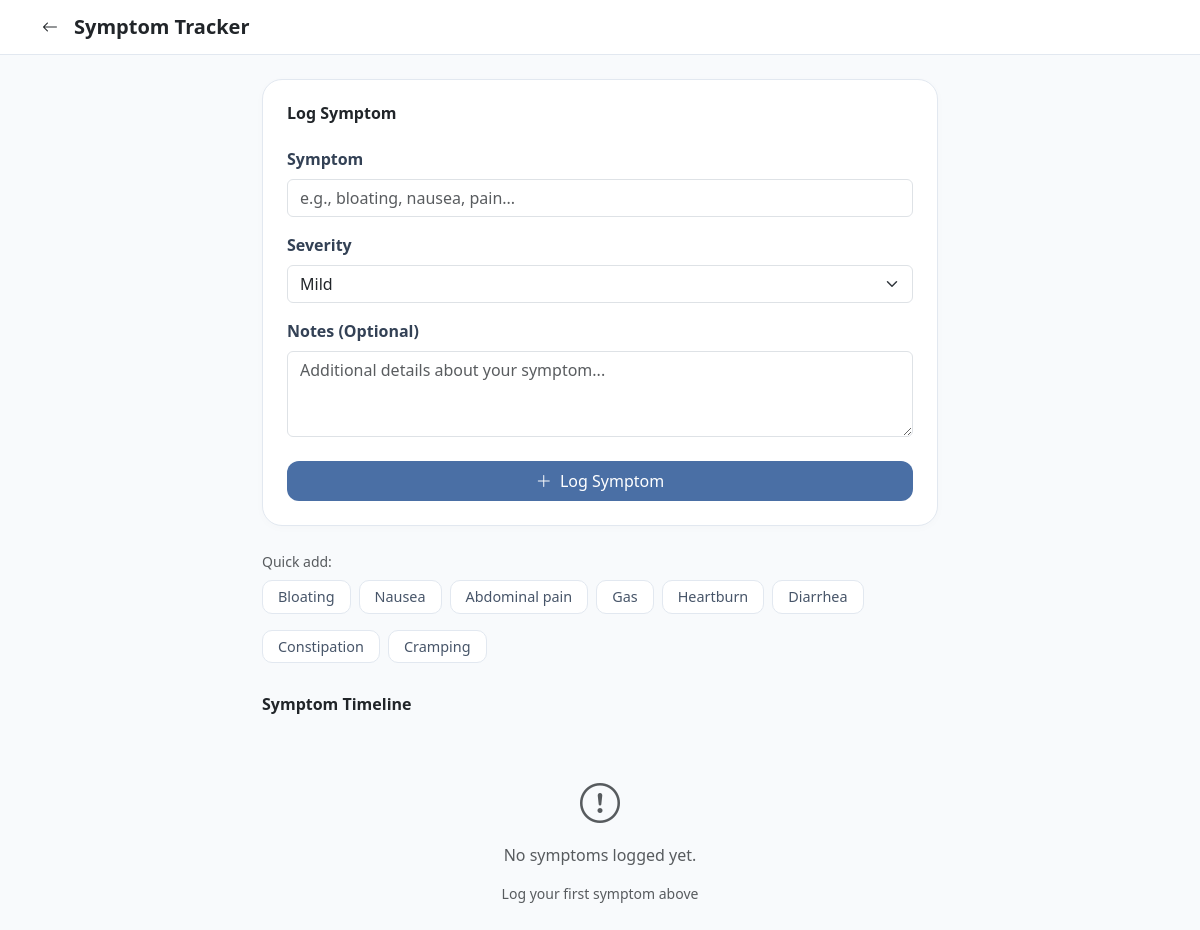
/view_symptoms (signed in), run on an earlier commit of the app's database.
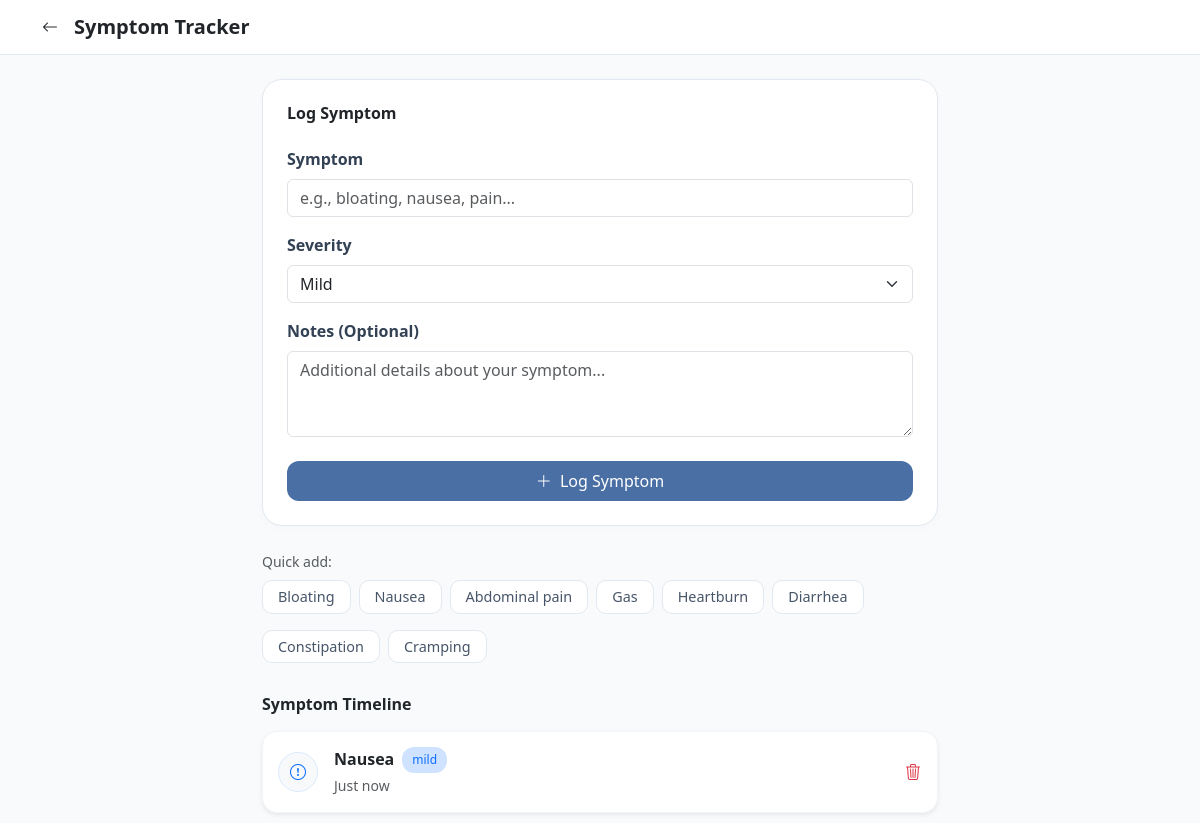
And on a later commit of the database.
### tables this page shows
CREATE TABLE symptoms (
            id INTEGER PRIMARY KEY AUTOINCREMENT,
            user_id INTEGER,
            symptom TEXT,
            severity TEXT,
            note TEXT,
            timestamp DATETIME DEFAULT CURRENT_TIMESTAMP,
            FOREIGN KEY(user_id) REFERENCES users(id)
        );

### app.py (the view)
@app.route("/view_symptoms")
def view_symptoms():
    if not is_logged_in():
        return redirect(url_for("login"))
    with get_db() as conn:
        logs = conn.execute("SELECT * FROM symptoms WHERE user_id = ? ORDER BY timestamp DESC", (session["user_id"],)).fetchall()
    return render_template("view_symptoms.html", logs=logs)

### app.py (called while the page is built)
@contextmanager
def get_db():
    conn = sqlite3.connect(DB_PATH)
    conn.row_factory = sqlite3.Row
    try:
        yield conn
        conn.commit()
    except Exception as e:
        conn.rollback()
        logging.error(f"Database Error: {e}")
        raise
    finally:
        conn.close()

def is_logged_in():
    return "user_id" in session

### templates/view_symptoms.html (shortened to what this page needs)
<!DOCTYPE html>
<html lang="en">
<head>
    <link href="https://cdn.jsdelivr.net/npm/bootstrap@5.3.0/dist/css/bootstrap.min.css" rel="stylesheet">
    <link rel="stylesheet" href="https://cdn.jsdelivr.net/npm/bootstrap-icons@1.10.5/font/bootstrap-icons.css">
</head>
<body>
<div class="header-nav mb-4">
    <div class="container d-flex align-items-center">
        <a href="/" class="text-dark me-3"><i class="bi bi-arrow-left"></i></a>
        <h1 class="h5 mb-0 fw-bold">Symptom Tracker</h1>
    </div>
</div>
<div class="container" style="max-width: 700px;">
    <div class="card p-4">
        <h2 class="h6 fw-bold mb-4">Log Symptom</h2>
        <form action="/add_symptom" method="POST">
            <div class="mb-3">
                <label class="form-label">Symptom</label>
                <input type="text" id="symptom-input" name="symptom" class="form-control" placeholder="e.g., bloating, nausea, pain..." required>
            </div>
            <div class="mb-3">
                <label class="form-label">Severity</label>
                <select name="severity" class="form-select">
                    <option value="Mild">Mild</option>
                </select>
            </div>
            <div class="mb-4">
                <label class="form-label">Notes (Optional)</label>
                <textarea name="note" class="form-control" rows="3" placeholder="Additional details about your symptom..."></textarea>
            </div>
            <button type="submit" class="btn btn-primary w-100 py-2" style="background-color: var(--gh-blue); border: none; border-radius: 12px;">
                <i class="bi bi-plus-lg me-1"></i> Log Symptom
            </button>
        </form>
    </div>
    <div class="mb-4">
        <p class="small text-muted mb-2">Quick add:</p>
        <div class="d-flex flex-wrap gap-2">
            {% for s in ['Bloating', 'Nausea', 'Abdominal pain', 'Gas', 'Heartburn', 'Diarrhea', 'Constipation', 'Cramping'] %}
            <button type="button" class="btn btn-quick-add" onclick="document.getElementById('symptom-input').value='{{ s }}'">{{ s }}</button>
            {% endfor %}
        </div>
    </div>
    <h3 class="h6 fw-bold mb-3">Symptom Timeline</h3>
    <div class="timeline">
        {% if logs %}
            {% for log in logs %}
            <div class="timeline-item d-flex justify-content-between align-items-center shadow-sm">
                <div class="d-flex align-items-center gap-3">
                    <div class="rounded-circle bg-light d-flex align-items-center justify-content-center" style="width: 40px; height: 40px; border: 1px solid #dbeafe;">
                        <i class="bi bi-exclamation-circle text-primary"></i>
                    </div>
                    <div>
                        <div class="d-flex align-items-center gap-2">
                            <h5 class="h6 fw-bold mb-0">{{ log.symptom }}</h5>
                            <span class="severity-badge {% if log.severity == 'Mild' %}bg-primary-subtle text-primary{% elif log.severity == 'Severe' %}bg-danger-subtle text-danger{% else %}bg-warning-subtle text-warning{% endif %}">
                                {{ log.severity|lower }}
                            </span>
                        </div>
                        <small class="text-muted">Just now</small>
                    </div>
                </div>
                <button class="btn btn-link text-danger p-0"><i class="bi bi-trash3"></i></button>
            </div>
            {% endfor %}
        {% else %}
            <div class="text-center py-5">
                <i class="bi bi-exclamation-circle text-muted h1 d-block mb-3"></i>
                <p class="text-muted">No symptoms logged yet.</p>
                <p class="small text-muted">Log your first symptom above</p>
            </div>
        {% endif %}
    </div>
</div>
</body>
</html>

### templates/view_symptoms.html (style rules this page uses)
:root { --gh-blue: #4a6fa5; --gh-light-blue: #f0f4f8; }
body { background-color: #f8fafc; font-family: 'Segoe UI', sans-serif; }
.header-nav { background: white; border-bottom: 1px solid #e2e8f0; padding: 15px 0; }
.card { border-radius: 20px; border: 1px solid #e2e8f0; box-shadow: 0 2px 10px rgba(0,0,0,0.02); margin-bottom: 25px; }
.form-label { font-weight: 600; color: #334155; }
.btn-quick-add { border: 1px solid #e2e8f0; background: white; border-radius: 10px; padding: 5px 15px; font-size: 0.9rem; color: #475569; margin-bottom: 8px; transition: 0.2s; }
.timeline-item { border-radius: 15px; background: white; padding: 15px; margin-bottom: 10px; border: 1px solid #f1f5f9; }
.severity-badge { font-size: 0.75rem; padding: 4px 10px; border-radius: 12px; }

What changed in the data, as far as the page shows it:
added symptoms: symptom "Nausea", severity "mild"
Also different on the page:
text no longer shown: "No symptoms logged yet. Log your first symptom above"
